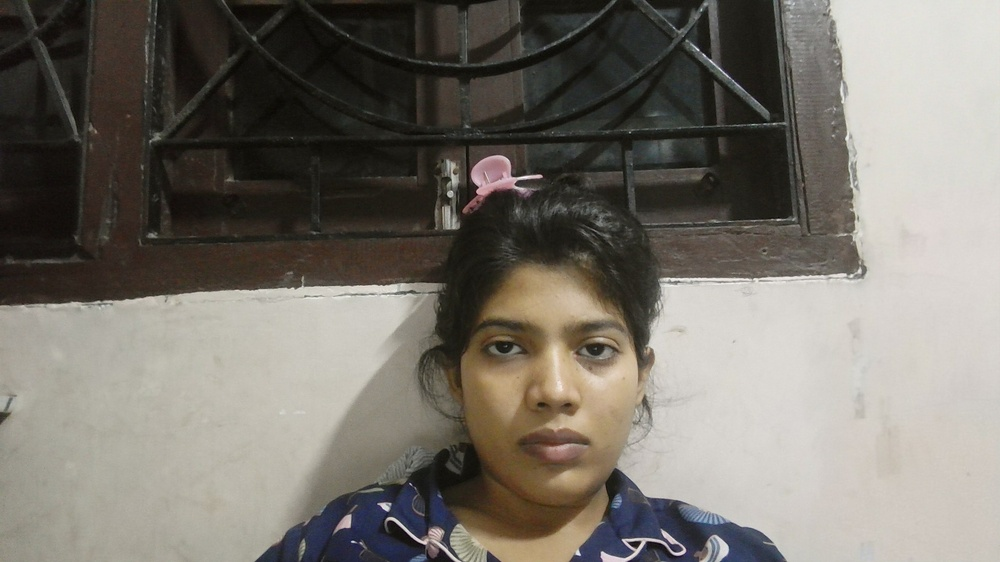
#> input picture dataset/1/WIN_20260116_21_23_46_Pro.jpg, 1000 x 562 px, shrunk from 2560 x 1440 before the run; its folder holds only this picture in this run
$ python train_model.py
#> lines starting #> are read from the running program, lines starting #| are printed output that depends on the picture
import cv2
import os
import numpy as np

recognizer = cv2.face.LBPHFaceRecognizer_create()

faces = []
labels = []

dataset_path = "dataset"

for label in os.listdir(dataset_path):
    person_path = os.path.join(dataset_path, label)
    if not os.path.isdir(person_path):
        continue

    for file in os.listdir(person_path):
        img_path = os.path.join(person_path, file)
        img = cv2.imread(img_path, cv2.IMREAD_GRAYSCALE)
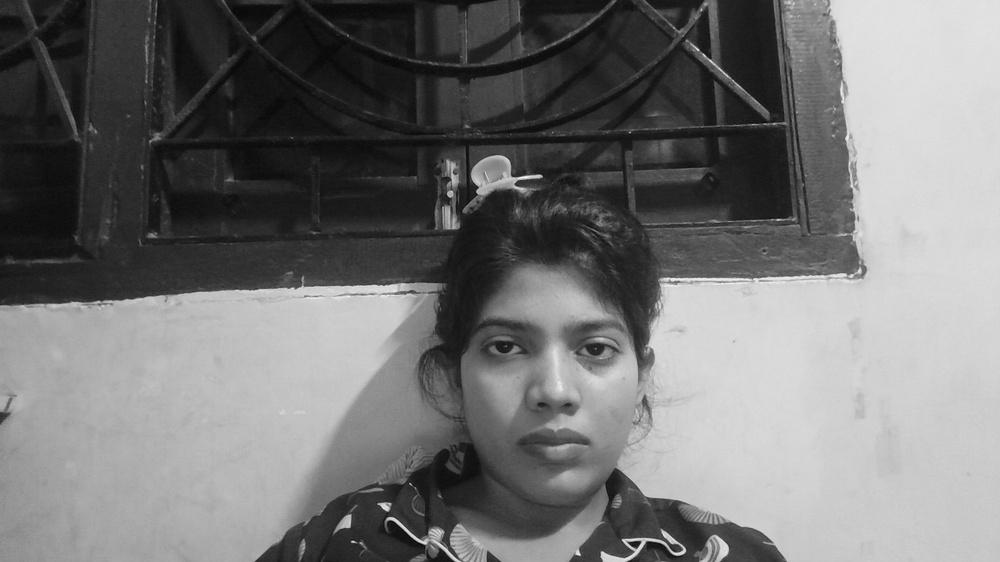
#> img: shape (562, 1000); min 6, max 252, mean 116.1
        if img is None:
            continue
        faces.append(img)
        labels.append(int(label))
#> pass 2 of the loop `for label in os.listdir(dataset_path):`:
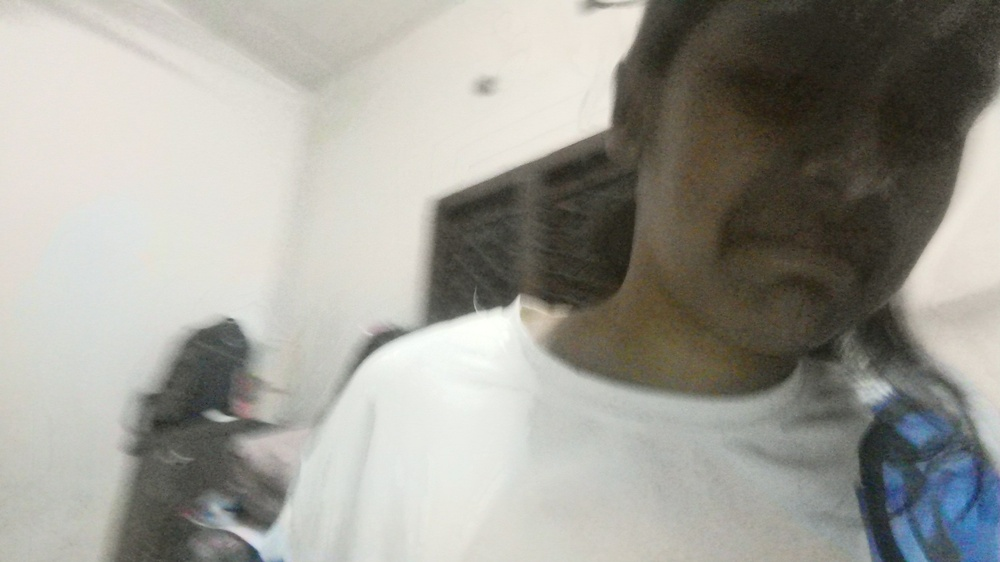
#> input picture dataset/2/WIN_20260116_21_24_54_Pro.jpg, 1000 x 562 px, shrunk from 2560 x 1440 before the run
#> `img = cv2.imread(img_path, cv2.IMREAD_GRAYSCALE)`:
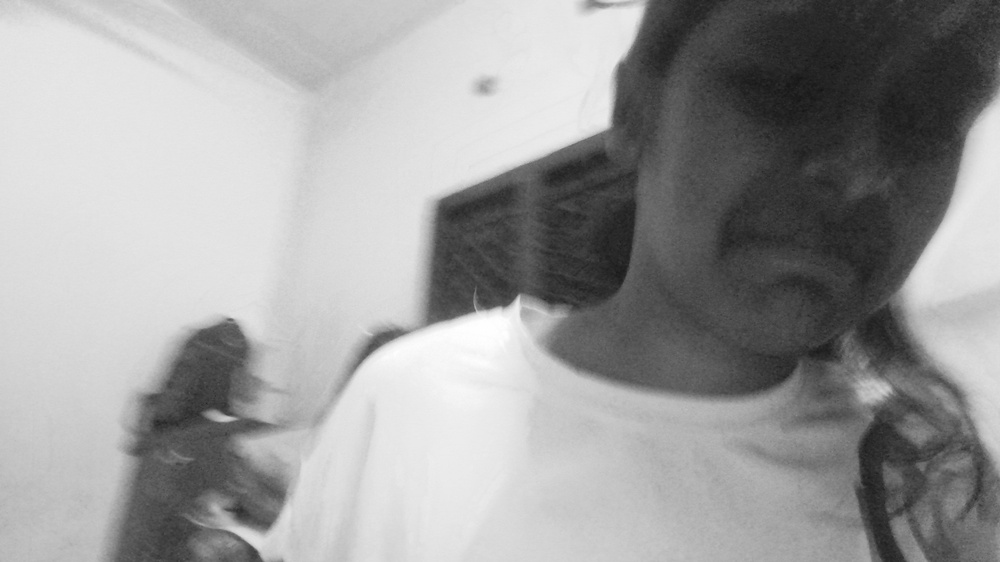
#> img: shape (562, 1000); min 20, max 255, mean 156.5

recognizer.train(faces, np.array(labels))
recognizer.save("face_model.yml")

print("Model trained successfully!")
